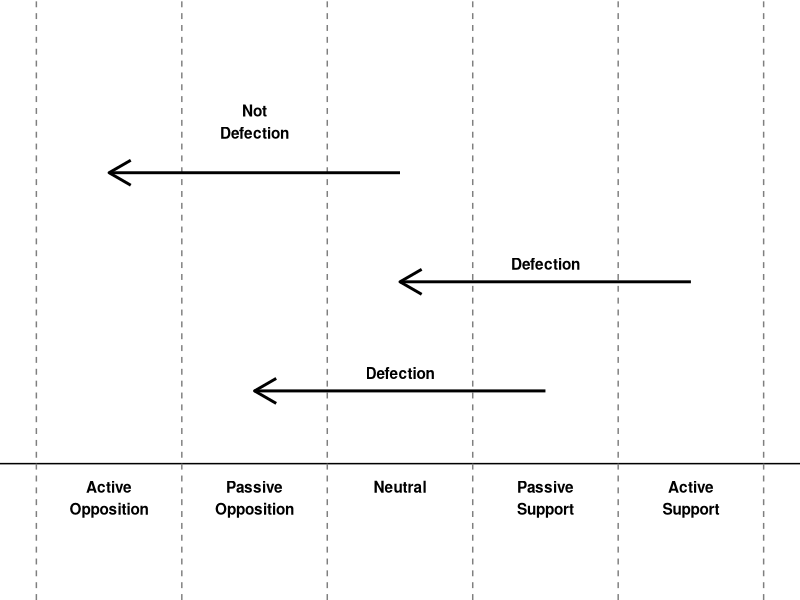

This chart was generated by the following R code:
## ---- chunk 1
#| include: false

suppressPackageStartupMessages({
  library(tidyverse)
  library(kableExtra)
})
## ---- chunk 2
#| fig-cap: "Spectrum of Allies and Opponents"
#| label: fig-spectrum

vlines <- tibble(x = 0:5)

spectrum.data <- tibble(
  y = rep(0,5),
  x = seq(0.5,4.5,1),
  label = c("Active\nOpposition","Passive\nOpposition","Neutral\n","Passive\nSupport","Active\nSupport")
)

arrows <- tibble(
  x = c(4.5,3.5,2.5),
  y = c(0.5,0.2,0.8),
  xend = c(2.5,1.5,0.5),
  yend = c(0.5,0.2,0.8),
  label = c("Defection","Defection","Not\nDefection")
)

ggplot(spectrum.data,aes(x,y,label = label)) +
  geom_text(vjust = 1.5,
            fontface = "bold") +
  geom_hline(yintercept = 0) +
  geom_vline(
    data = vlines,
    aes(xintercept = x),
    linetype = "dashed",
    color = "grey50") +
  geom_segment(
    data = arrows,
    aes(x = x, y = y, xend = xend,yend = yend),
    arrow = arrow(),
    linewidth = 1
  ) +
  geom_text(
    data = arrows,
    aes(
    x = (x + xend) / 2,
    y = (y + yend) / 2,
    label = label
    ),
    vjust =-1,
    fontface = "bold"
  ) +

  scale_y_continuous(limits = c(-0.3,1.2)) +
  theme_void()
## ---- chunk 3
#| tbl-cap: "Types of Defection"
#| label: tbl-matrix

tbl <- data.frame(
  Breaking = c("Public Condemnation", "Joining a Demonstration", "Disobeying Orders"),
  Binding  = c("Private Disapproval", "Creating Internal Reforms", "Foot-Dragging"),
  row.names = c("Speaking", "Acting", "Standing in the Way")
)

kable(
  tbl,
  format = "latex",
  booktabs = TRUE,
  row.names = TRUE,
  col.names = c("", "Breaking", "Binding"),
  escape = FALSE
) %>%
  row_spec(0, bold = TRUE) %>%
  column_spec(1,bold = TRUE)

## ---- chunk 4
# Labels for the wedges, from left to right
# 
# labels <- c(
# "Active\nallies",
# "Passive\nallies",
# "Neutral",
# "Passive\nopponents",
# "Active\nopponents"
# )
# 
# n_wedges <- length(labels)
# 
# # Angle boundaries for the semicircle: from 0 to pi (top half of the circle)
# 
# theta_bounds <- seq(0, pi, length.out = n_wedges + 1)
# 
# # Helper: build one wedge as a polygon (center -> arc -> center)
# 
# make_wedge <- function(i, n_points = 100, r = 1) {
# theta_min <- theta_bounds[i]
# theta_max <- theta_bounds[i + 1]
# theta <- seq(theta_min, theta_max, length.out = n_points)
# 
# data.frame(
# category = labels[i],
# x = c(0, r * cos(theta), 0),
# y = c(0, r * sin(theta), 0),
# group = i
# )
# }
# 
# # All wedges in one data frame
# 
# wedges <- do.call(rbind, lapply(seq_len(n_wedges), make_wedge))
# 
# # Label positions: mid-angle of each wedge, slightly inside the edge
# 
# label_theta <- (theta_bounds[-1] + theta_bounds[-length(theta_bounds)]) / 2
# r_label <- 1.17 # label radius, outside the semicircle
# 
# label_data <- data.frame(
# category = labels,
# x = r_label * cos(label_theta),
# y = r_label * sin(label_theta),
# hjust = 0.5,
# vjust = 0.5
# )
# 
# # Straight baseline under the semicircle
# 
# baseline <- data.frame(
# x = -1,
# y = 0,
# xend = 1,
# yend = 0
# )
# 
# ggplot() +
# 
# # Wedges
# 
# geom_polygon(
# data = wedges,
# aes(x = x, y = y, group = group),
# fill = "white", # or set to category-based colors if you like
# color = "black",
# linewidth = 0.7
# ) +
# 
# # Baseline along the bottom
# 
# geom_segment(
# data = baseline,
# aes(x = x, y = y, xend = xend, yend = yend),
# linewidth = 0.7
# ) +
# 
# # Wedge labels
# 
# geom_text(
# data = label_data,
# aes(x = x, y = y, label = category),
# size = 4
# ) +
# coord_equal(xlim = c(-1.3, 1.3), ylim = c(0, 1.3)) +
# theme_void() +
# theme(plot.margin = margin(10, 10, 10, 10))
